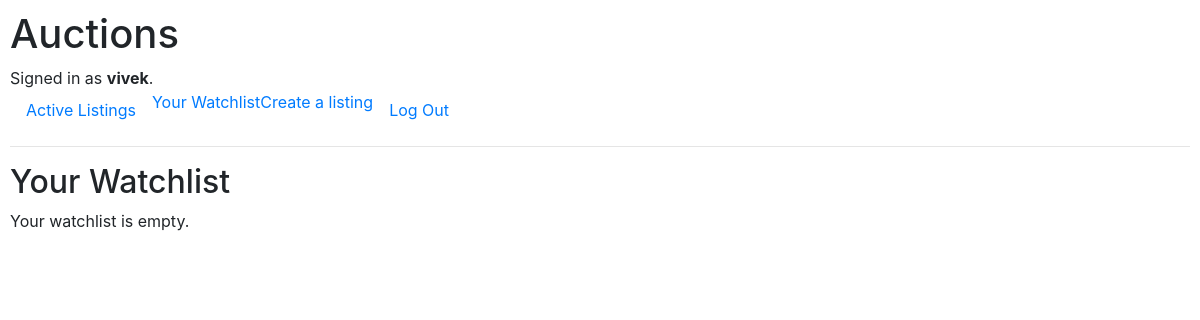
/watchlist/vivek/ (signed in), run on an earlier commit of the app's database.
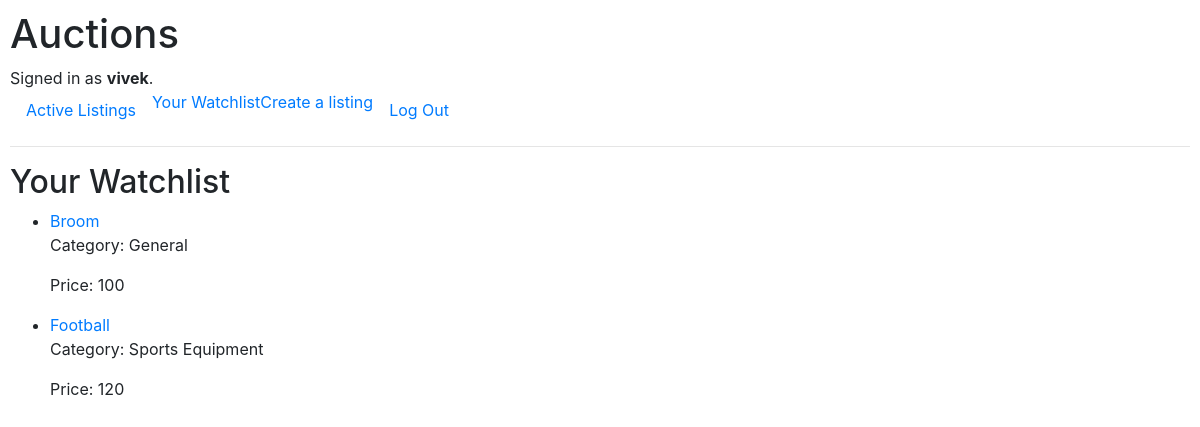
And on a later commit of the database.
### auctions/models.py (models this page shows, shortened)
class User(AbstractUser):
    user_name = models.BigAutoField(primary_key=True)

class Watchlist(models.Model):
    id = models.BigAutoField(primary_key=True)
    username = models.ForeignKey(User, on_delete=models.CASCADE, related_name="user")
    product_id = models.ForeignKey(Listing, on_delete=models.CASCADE, related_name="product_id")

class Listing(models.Model):
    listing_id = models.BigAutoField(primary_key=True)
    auction_item = models.CharField(max_length=64)
    price = models.IntegerField()
    category = models.CharField(max_length=64, default="General")
    active_status = models.BooleanField(default=True)
    photo_url  = models.ImageField(upload_to="Product_Images", default="abcd.jpg")

### auctions/views.py (the view)
# urls.py: path('watchlist/<str:username>/', views.see_watchlist, name='see_watchlist'),
@login_required
def see_watchlist(request, username):
    if request.user.username != username:
        return redirect('index')
    watchlist_items = Watchlist.objects.filter(username=request.user)
    return render(request, "auctions/watchlist.html", {
        "watchlist": watchlist_items
    })

### auctions/templates/auctions/watchlist.html
{% extends "auctions/layout.html" %} {% block body %}
<h2>Your Watchlist</h2>
{% if watchlist %}
<ul>
  {% for item in watchlist %}
  <li>
    <a href="{% url 'auction' item.product_id.listing_id %}"
      >{{ item.product_id.auction_item }}</a
    >
    <p>Category: {{ item.product_id.category }}</p>
    <p>Price: {{ item.product_id.price }}</p>
  </li>
  {% endfor %}
</ul>
{% else %}
<p>Your watchlist is empty.</p>
{% endif %} {% endblock %}

### auctions/templates/auctions/layout.html (shortened to what this page needs)
{% load static %}
<!DOCTYPE html>
<html lang="en">
  <head>
    <link
      rel="stylesheet"
      href="https://stackpath.bootstrapcdn.com/bootstrap/4.4.1/css/bootstrap.min.css"
    />
    <link href="{% static 'auctions/styles.css' %}" rel="stylesheet" />
  </head>
  <body>
    <h1>Auctions</h1>
    <div>
      {% if user.is_authenticated %} Signed in as
      <strong>{{ user.username }}</strong>. {% else %} Not signed in. {% endif
      %}
    <ul class="nav">
      <li class="nav-item">
        <a class="nav-link" href="{% url 'index' %}">Active Listings</a>
      </li>
      {% if user.is_authenticated %}
      <li>
        <a href="{% url 'see_watchlist' user.username %}">Your Watchlist</a>
      </li>
      <li>
        <a href="{% url 'create_auction' user.username %}">Create a listing</a>
      </li>
      <li class="nav-item">
        <a class="nav-link" href="{% url 'logout' %}">Log Out</a>
      </li>
      {% endif %}
    </ul>
    <hr />
    {% block body %}{% endblock %}
  </body>
</html>

### auctions/static/auctions/styles.css (style rules this page uses)
body { padding: 10px; }

What changed in the data, as far as the page shows it:
added Watchlist: product_id.auction_item "Broom", product_id.category "General", product_id.price "100"
added Watchlist: product_id.auction_item "Football", product_id.category "Sports Equipment", product_id.price "120"
Also different on the page:
text no longer shown: "Your watchlist is empty."
